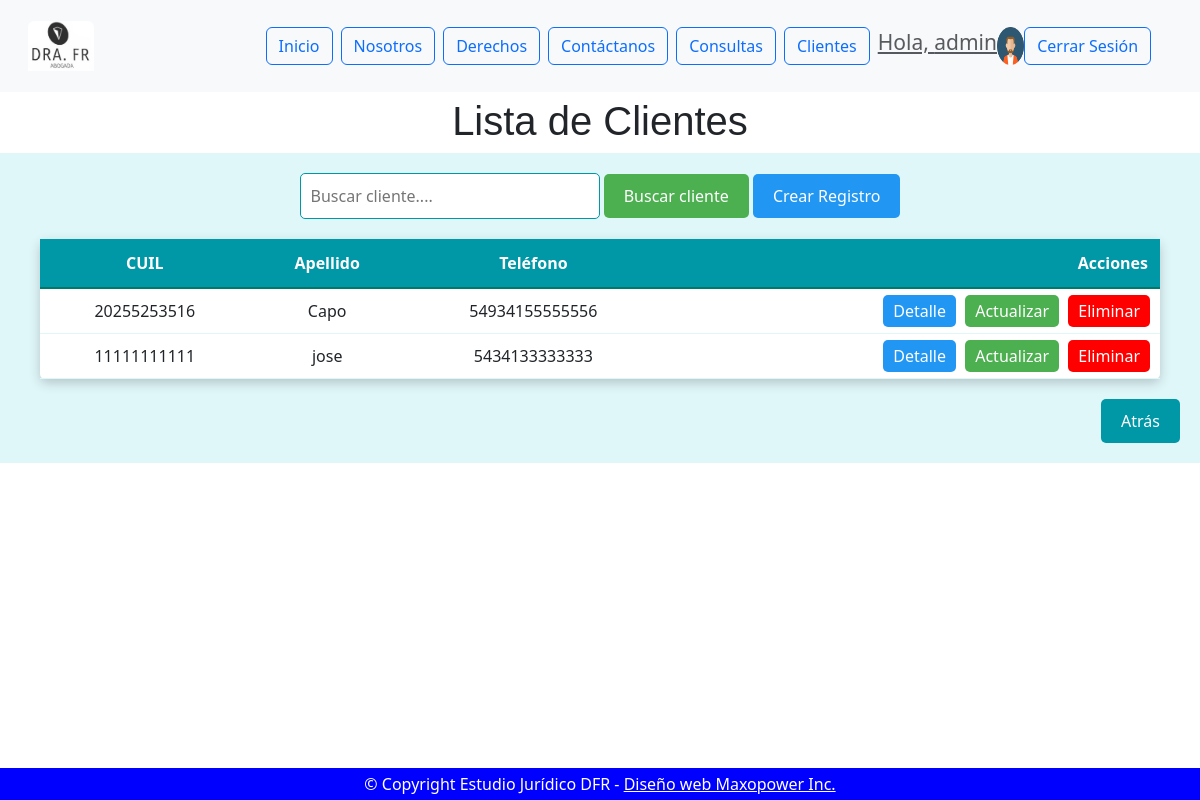
The app's page /clientes/clientes/list/ (signed in) with its own data.
### home/models.py (models this page shows, shortened)
class UserProfile(models.Model):
    user = models.OneToOneField(User, on_delete=models.CASCADE)
    image = models.ImageField(upload_to='avatares/', null=True, blank=True)

### clientes/models.py (models this page shows, shortened)
class Cliente(models.Model):
    class Estado(models.TextChoices):
        SELECCIONE = '', 'Seleccione'
        SOLTERO = "SOLTERO", "soltero"
        CASADO = "CASADO", "casado"
        DIVORCIADO = "DIVORCIADO", "divorciado"
        SEPARADO = "SEPARADO", "separado"
        VIUDO = "VIUDO", "viudo"
        CONCUBINO = "CONCUBINO", "concubino"
    cuil = models.IntegerField(unique=True)
    apellido = models.CharField(max_length=30)
    nombre = models.CharField(max_length=30)
    telefono = models.IntegerField()
    direccion = models.CharField(max_length=40, blank=True, null=True)
    email = models.EmailField(max_length=30)
    fecha_nacimiento = models.DateField(blank=True, null=True)
    estado_civil = models.CharField(
        max_length=20,
        choices=Estado.choices,
        default=Estado.SELECCIONE,  # Establece "Seleccione" como valor por defecto
    )
    avatar = models.ImageField(upload_to='avatares/', blank=True, null=True)
    class Meta:
        verbose_name = 'Cliente'
        verbose_name_plural = 'Clientes'

### clientes/views.py (the view)
# urls.py: path('clientes/list/', ClienteList.as_view(), name='cliente_list'),
class ClienteList(LoginRequiredMixin, ListView):
    model = Cliente

### clientes/templates/clientes/cliente_list.html
{% extends 'home/base.html' %}
{% block header %}
    <h1 style="text-align: center; font-family: Arial, sans-serif; margin-top: 5px;">
        Lista de Clientes
    </h1>
{% endblock header %}
{% block main %}
<div style="text-align: center; background-color: #e0f7fa; padding: 20px;">
    <form action="{% url 'clientes:cliente_list' %}" method="get" style="margin-bottom: 20px;">
        <input type="text" name="q" placeholder="Buscar cliente...." style="padding: 10px; width: 300px; border-radius: 5px; border: 1px solid #0097a7;">
        <button type="submit" style="padding: 10px 20px; background-color: #4CAF50; border: none; border-radius: 5px; color: white;">Buscar cliente</button>
        <button style="padding: 10px 20px; background-color: #2196F3; border: none; border-radius: 5px;">
            <a href="{% url 'clientes:cliente_create' %}" style="color: white; text-decoration: none;">Crear Registro</a>
        </button>
    </form>
    <div style="margin: 0 20px;">
        <table style="width: 100%; border-collapse: collapse; background-color: #ffffff; border-radius: 5px; box-shadow: 0 4px 12px rgba(0,0,0,0.2);">
            <thead>
                <tr style="background-color: #0097a7; color: white;">
                    <th style="padding: 12px; border-bottom: 2px solid #00796b;">CUIL</th>
                    <th style="padding: 12px; border-bottom: 2px solid #00796b;">Apellido</th>
                    <th style="padding: 12px; border-bottom: 2px solid #00796b;">Teléfono</th>
                    <th style="padding: 12px; border-bottom: 2px solid #00796b; text-align: right;">Acciones</th>
                </tr>
            </thead>
            <tbody>
                {% for object in object_list %}
                    <tr>
                        <td style="padding: 10px; border-bottom: 1px solid #e0f7fa;">{{ object.cuil }}</td>
                        <td style="padding: 10px; border-bottom: 1px solid #e0f7fa;">{{ object.apellido }}</td>
                        <td style="padding: 10px; border-bottom: 1px solid #e0f7fa;">{{ object.telefono }}</td>
                        <td style="text-align: right; padding: 10px; border-bottom: 1px solid #e0f7fa;">
                            <a href="{% url 'clientes:cliente_detail' object.id %}" style="margin-right: 5px; background-color: #2196F3; color: white; padding: 5px 10px; border-radius: 5px; text-decoration: none;">Detalle</a>
                            <a href="{% url 'clientes:cliente_update' object.id %}" style="margin-right: 5px; background-color: #4CAF50; color: white; padding: 5px 10px; border-radius: 5px; text-decoration: none;">Actualizar</a>
                            <a href="{% url 'clientes:cliente_delete' object.id %}" style="background-color: red; color: white; padding: 5px 10px; border-radius: 5px; text-decoration: none;">Eliminar</a>
                        </td>
                    </tr>
                {% empty %}
                    <tr>
                        <td colspan="4" style="text-align: center; padding: 10px;">No existe el valor buscado</td>
                    </tr>
                {% endfor %}
            </tbody>
        </table>
    </div>
    <div style="margin-top: 20px; text-align: right;">
        <button style="padding: 10px 20px; background-color: #0097a7; border: none; border-radius: 5px;">
            <a href="{% url 'clientes:cliente_list' %}" style="color: white; text-decoration: none;">Atrás</a>
        </button>
    </div>
</div>
{% endblock main %}

### home/templates/home/componentes/header.html (shortened to what this page needs)
{% load static %}
<link href="https://cdn.jsdelivr.net/npm/bootstrap@5.3.0-alpha3/dist/css/bootstrap.min.css" rel="stylesheet">
<header>
    <nav class="navbar navbar-expand-lg navbar-light bg-light p-3" id="menu">
        <div class="container-fluid">
            <a class="navbar-brand" href="{% url 'home:index' %}">
                <img src="{% static 'home/img/logo.jpg' %}" class="img-fluid rounded-top" alt="logo"; height="30%"; width="30%""/>
            </a>
            <div class="collapse navbar-collapse" id="navbarSupportedContent">
                <ul class="navbar-nav mx-auto mb-2 mb-lg-0">
                    <li class="nav-item">
                        <a class="btn btn-outline-primary me-2" href="{% url 'home:index' %}">Inicio</a>
                    </li>
                    <li class="nav-item">
                        <a class="btn btn-outline-primary me-2" href="{% url 'nosotros:nosotros' %}">Nosotros</a>
                    </li>
                    <li class="nav-item">
                        <a class="btn btn-outline-primary me-2" href="{% url 'derechos:derechos_index' %}">Derechos</a>
                    </li>
                    <li class="nav-item">
                        <a class="btn btn-outline-primary me-2" href="{% url 'nosotros:contacto' %}">Contáctanos</a>
                    </li>
                    {% if user.is_authenticated %}
                        <li class="nav-item">
                            <a class="btn btn-outline-primary me-2" href="{% url 'consultas:consulta_index' %}">Consultas</a>
                        </li>
                        <li class="nav-item">
                            <a class="btn btn-outline-primary me-2" href="{% url 'clientes:index' %}">Clientes</a>
                        </li>
                        <li class="nav-item">
                            <h4><a class="text-muted small mb-4 mb-lg-0">Hola, {{ user.username }}</a></h4>
                        </li>
                        {% if user.userprofile.image %}
                            <img src="{{ user.userprofile.image.url }}" alt="Avatar" class="img-fluid" style="max-width: 3%;">
                        {% endif %}
                        <form action="{% url 'home:logout' %}" method="POST">
                            <button class="btn btn-outline-primary me-2" type="submit">Cerrar Sesión</button>
                        </form>
                    {% else %}
                        <li class="nav-item">
                            <a class="btn btn-outline-primary me-2" href="{% url 'home:login' %}">Login</a>
                        </li>
                    {% endif %}
                </ul>
            </div>
        </div>
    </nav>
</header>

### records on screen
Cliente: cuil "20255253516", apellido "Capo", telefono "54934155555556"
Cliente: cuil "11111111111", apellido "jose", telefono "5434133333333"

### other values on screen
{{ user.username }} "admin"
